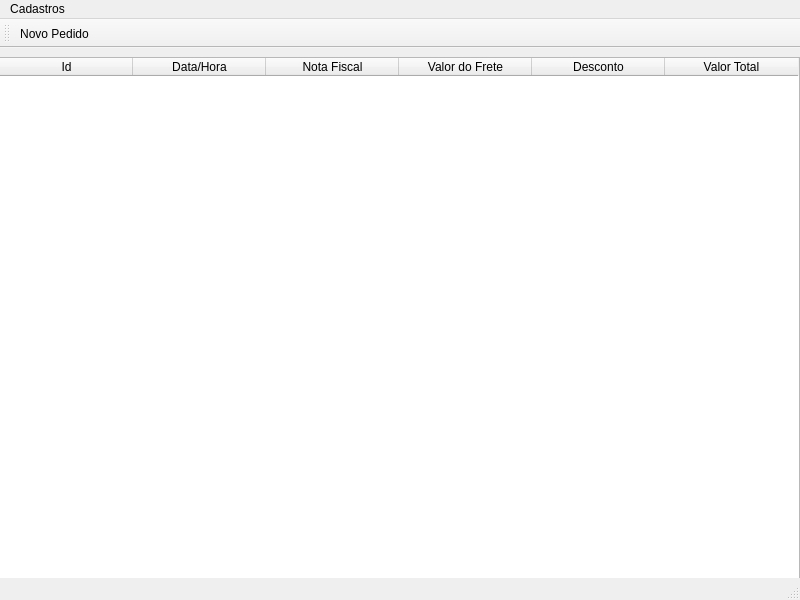
<?xml version="1.0" encoding="UTF-8"?>
<ui version="4.0">
 <author>Rennan Cockles</author>
 <class>MainWindow</class>
 <widget class="QMainWindow" name="MainWindow">
  <property name="geometry">
   <rect>
    <x>0</x>
    <y>0</y>
    <width>800</width>
    <height>600</height>
   </rect>
  </property>
  <property name="sizePolicy">
   <sizepolicy hsizetype="Fixed" vsizetype="Fixed">
    <horstretch>0</horstretch>
    <verstretch>0</verstretch>
   </sizepolicy>
  </property>
  <property name="minimumSize">
   <size>
    <width>800</width>
    <height>600</height>
   </size>
  </property>
  <property name="maximumSize">
   <size>
    <width>800</width>
    <height>600</height>
   </size>
  </property>
  <property name="windowTitle">
   <string>Giga</string>
  </property>
  <property name="windowIcon">
   <iconset>
    <normaloff>../Icons/mdpi.png</normaloff>../Icons/mdpi.png</iconset>
  </property>
  <widget class="QWidget" name="centralwidget">
   <widget class="QWidget" name="horizontalLayoutWidget">
    <property name="geometry">
     <rect>
      <x>-1</x>
      <y>9</y>
      <width>801</width>
      <height>531</height>
     </rect>
    </property>
    <layout class="QHBoxLayout" name="horizontalLayout">
     <item>
      <widget class="QTableWidget" name="tblPedido">
       <property name="sizePolicy">
        <sizepolicy hsizetype="Preferred" vsizetype="Preferred">
         <horstretch>0</horstretch>
         <verstretch>0</verstretch>
        </sizepolicy>
       </property>
       <property name="selectionBehavior">
        <enum>QAbstractItemView::SelectRows</enum>
       </property>
       <attribute name="horizontalHeaderVisible">
        <bool>true</bool>
       </attribute>
       <attribute name="horizontalHeaderDefaultSectionSize">
        <number>133</number>
       </attribute>
       <attribute name="verticalHeaderVisible">
        <bool>false</bool>
       </attribute>
       <column>
        <property name="text">
         <string>Id</string>
        </property>
       </column>
       <column>
        <property name="text">
         <string>Data/Hora</string>
        </property>
       </column>
       <column>
        <property name="text">
         <string>Nota Fiscal</string>
        </property>
       </column>
       <column>
        <property name="text">
         <string>Valor do Frete</string>
        </property>
       </column>
       <column>
        <property name="text">
         <string>Desconto</string>
        </property>
       </column>
       <column>
        <property name="text">
         <string>Valor Total</string>
        </property>
       </column>
      </widget>
     </item>
    </layout>
   </widget>
  </widget>
  <widget class="QMenuBar" name="menubar">
   <property name="geometry">
    <rect>
     <x>0</x>
     <y>0</y>
     <width>800</width>
     <height>25</height>
    </rect>
   </property>
   <widget class="QMenu" name="menuCadastros">
    <property name="title">
     <string>Cadastros</string>
    </property>
    <widget class="QMenu" name="menuProduto">
     <property name="title">
      <string>Produto</string>
     </property>
     <addaction name="actionNovoProduto"/>
     <addaction name="actionVisualizarProduto"/>
    </widget>
    <widget class="QMenu" name="menuTransportadora">
     <property name="title">
      <string>Transportadora</string>
     </property>
     <addaction name="actionNovoTransportadora"/>
     <addaction name="actionVisualizarTransportadora"/>
    </widget>
    <widget class="QMenu" name="menuFornecedor">
     <property name="title">
      <string>Fornecedor</string>
     </property>
     <addaction name="actionNovoFornecedor"/>
     <addaction name="actionVisualizarFornecedor"/>
    </widget>
    <addaction name="menuProduto"/>
    <addaction name="menuFornecedor"/>
    <addaction name="menuTransportadora"/>
   </widget>
   <addaction name="menuCadastros"/>
  </widget>
  <widget class="QStatusBar" name="statusbar"/>
  <widget class="QToolBar" name="toolBar">
   <property name="windowTitle">
    <string>toolBar</string>
   </property>
   <attribute name="toolBarArea">
    <enum>TopToolBarArea</enum>
   </attribute>
   <attribute name="toolBarBreak">
    <bool>false</bool>
   </attribute>
   <addaction name="actionNovoPedido"/>
  </widget>
  <action name="actionProduto">
   <property name="text">
    <string>Produto</string>
   </property>
  </action>
  <action name="actionFornecedor">
   <property name="text">
    <string>View</string>
   </property>
  </action>
  <action name="actionNovoPedido">
   <property name="text">
    <string>Novo Pedido</string>
   </property>
   <property name="toolTip">
    <string>Cria um novo pedido</string>
   </property>
   <property name="shortcut">
    <string>Ctrl+N</string>
   </property>
  </action>
  <action name="actionNovoProduto">
   <property name="text">
    <string>Novo</string>
   </property>
  </action>
  <action name="actionVisualizarProduto">
   <property name="text">
    <string>Visualizar</string>
   </property>
  </action>
  <action name="actionNovoTransportadora">
   <property name="text">
    <string>Novo</string>
   </property>
  </action>
  <action name="actionVisualizarTransportadora">
   <property name="text">
    <string>Visualizar</string>
   </property>
  </action>
  <action name="actionNovoFornecedor">
   <property name="text">
    <string>Novo</string>
   </property>
  </action>
  <action name="actionVisualizarFornecedor">
   <property name="text">
    <string>Visualizar</string>
   </property>
  </action>
 </widget>
 <resources/>
 <connections/>
</ui>
